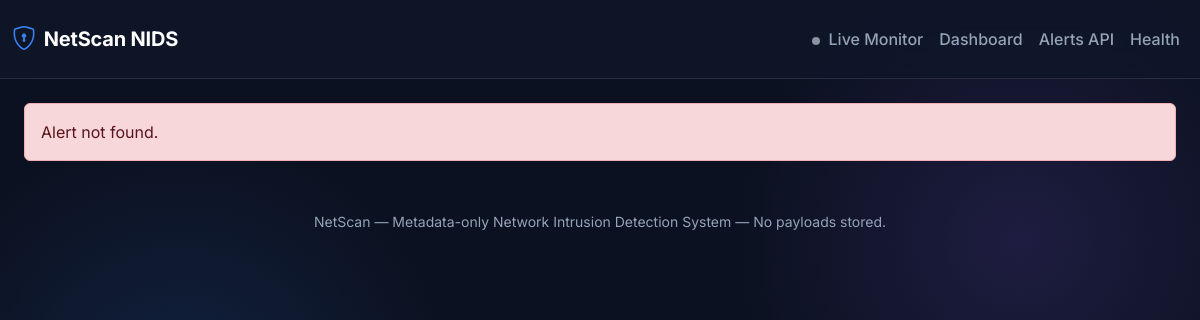
Page /alert/29 on the earlier database version.
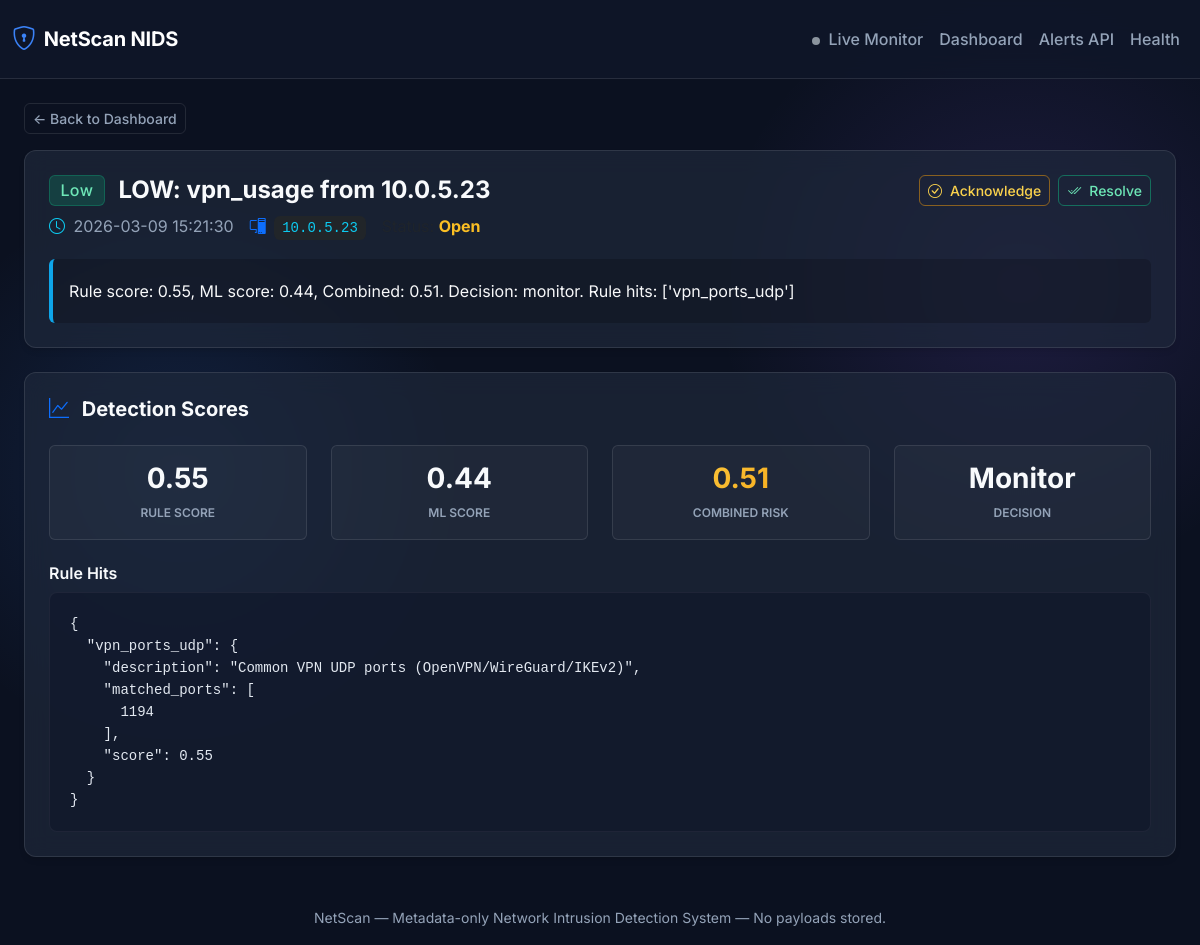
Same page on the later database version.
### app/db/models.py (models this page shows)
class Base(DeclarativeBase):
    pass

class Alert(Base):
    __tablename__ = "alerts"
    id: Mapped[int] = mapped_column(Integer, primary_key=True, autoincrement=True)
    detection_id: Mapped[int | None] = mapped_column(ForeignKey("detections.id"), nullable=True, index=True)
    ai_assessment_id: Mapped[int | None] = mapped_column(
        ForeignKey("ai_assessments.id"), nullable=True, index=True
    )
    src_ip: Mapped[str] = mapped_column(String(64), index=True)
    window_start: Mapped[datetime] = mapped_column(DateTime, index=True)
    window_end: Mapped[datetime] = mapped_column(DateTime, index=True)
    title: Mapped[str] = mapped_column(String(200))
    summary: Mapped[str] = mapped_column(Text)
    severity: Mapped[str] = mapped_column(String(16))
    threat_type: Mapped[str] = mapped_column(String(64))
    status: Mapped[str] = mapped_column(String(16), default="open")  # open|acknowledged|resolved
    created_at: Mapped[datetime] = mapped_column(DateTime, default=datetime.utcnow)
    resolved_at: Mapped[datetime | None] = mapped_column(DateTime, nullable=True)
    detection: Mapped["Detection | None"] = relationship(back_populates="alerts")

class Detection(Base):
    __tablename__ = "detections"
    id: Mapped[int] = mapped_column(Integer, primary_key=True, autoincrement=True)
    feature_id: Mapped[int] = mapped_column(ForeignKey("network_features.id"), index=True)
    src_ip: Mapped[str] = mapped_column(String(64), index=True)
    window_start: Mapped[datetime] = mapped_column(DateTime, index=True)
    window_end: Mapped[datetime] = mapped_column(DateTime, index=True)
    rule_hits: Mapped[dict[str, Any]] = mapped_column(JSON, default=dict)
    rule_score: Mapped[float] = mapped_column(Float, default=0.0)
    ml_score: Mapped[float] = mapped_column(Float, default=0.0)
    combined_risk: Mapped[float] = mapped_column(Float, default=0.0)
    decision: Mapped[str] = mapped_column(String(32), default="allow")  # allow|monitor|block|ai_review
    needs_ai: Mapped[bool] = mapped_column(Boolean, default=False)
    created_at: Mapped[datetime] = mapped_column(DateTime, default=datetime.utcnow)
    feature: Mapped["NetworkFeature"] = relationship(back_populates="detections")
    ai_assessment: Mapped["AIAssessment | None"] = relationship(back_populates="detection")
    alerts: Mapped[list["Alert"]] = relationship(back_populates="detection")

### app/api/routes_dashboard.py (the view)
@router.get("/alert/{alert_id}", response_class=HTMLResponse)
def alert_detail_page(alert_id: int, request: Request, db: Session = Depends(get_db)):
    alert = db.query(Alert).filter(Alert.id == alert_id).first()
    detection = None
    ai = None
    if alert and alert.detection_id:
        detection = db.query(Detection).filter(Detection.id == alert.detection_id).first()
    if alert and alert.ai_assessment_id:
        ai = db.query(AIAssessment).filter(AIAssessment.id == alert.ai_assessment_id).first()
    return templates.TemplateResponse(
        request,
        "alert_detail.html",
        {
            "alert": alert,
            "detection": detection,
            "ai": ai,
        },
    )

### templates/alert_detail.html (shortened to what the changed rows need)
{% extends "base.html" %}
{% block content %}
{% if not alert %}
<div class="alert alert-danger">Alert not found.</div>
{% else %}
<a href="/" class="btn btn-outline-secondary btn-sm mb-3">← Back to Dashboard</a>
<div class="card p-4 mb-4 border-0">
    <div class="d-flex justify-content-between align-items-start mb-3">
        <div>
            <h4 class="fw-bold mb-2">
                <span class="badge badge-{{ alert.severity }} me-2 align-middle fs-6">{{ alert.severity|title }}</span>
                <span class="align-middle">{{ alert.title }}</span>
            </h4>
            <p class="text-secondary mb-1 d-flex align-items-center gap-3">
                <span><i class="bi bi-clock text-info me-1"></i> {{ alert.created_at.strftime('%Y-%m-%d %H:%M:%S')
                    }}</span>
                <span><i class="bi bi-pc-display text-primary me-1"></i> <code
                        class="bg-dark px-2 py-1 rounded text-info">{{ alert.src_ip }}</code></span>
                <span><span class="text-muted">Status:</span>
                    {% if alert.status == 'open' %}
                    <strong class="text-warning">Open</strong>
                    {% elif alert.status == 'acknowledged' %}
                    <strong class="text-info">Acknowledged</strong>
                    {% else %}
                    <strong class="text-success">Resolved</strong>
                    {% endif %}
                </span>
            </p>
        </div>
        <div class="d-flex gap-2">
            {% if alert.status == 'open' %}
            <button class="btn btn-sm btn-outline-warning d-flex align-items-center gap-2"
                onclick="patchStatus({{ alert.id }}, 'acknowledged')">
                <i class="bi bi-check-circle"></i> Acknowledge
            </button>
            <button class="btn btn-sm btn-outline-success d-flex align-items-center gap-2"
                onclick="patchStatus({{ alert.id }}, 'resolved')">
                <i class="bi bi-check2-all"></i> Resolve
            </button>
            {% elif alert.status == 'acknowledged' %}
            <button class="btn btn-sm btn-outline-success d-flex align-items-center gap-2"
                onclick="patchStatus({{ alert.id }}, 'resolved')">
                <i class="bi bi-check2-all"></i> Resolve
            </button>
            {% endif %}
        </div>
    </div>
    <div class="p-3 rounded" style="background: rgba(0,0,0,0.2); border-left: 4px solid var(--accent-info);">
        <p class="mb-0 text-light lh-lg">{{ alert.summary }}</p>
    </div>
</div>
{% if detection %}
<div class="card p-4 mb-4 border-0">
    <h5 class="fw-bold mb-4"><i class="bi bi-graph-up text-primary me-2"></i> Detection Scores</h5>
    <div class="row g-4">
        <div class="col-md-3">
            <div class="p-3 rounded text-center h-100"
                style="background: rgba(255,255,255,0.03); border: 1px solid var(--border-light);">
                <h3 class="mb-1 fw-bold text-gradient-primary">{{ '%.2f'|format(detection.rule_score) }}</h3>
                <small class="text-secondary text-uppercase fw-semibold tracking-wide" style="font-size: 0.75rem;">Rule
                    Score</small>
            </div>
        </div>
        <div class="col-md-3">
            <div class="p-3 rounded text-center h-100"
                style="background: rgba(255,255,255,0.03); border: 1px solid var(--border-light);">
                <h3 class="mb-1 fw-bold text-gradient-primary">{{ '%.2f'|format(detection.ml_score) }}</h3>
                <small class="text-secondary text-uppercase fw-semibold tracking-wide" style="font-size: 0.75rem;">ML
                    Score</small>
            </div>
        </div>
        <div class="col-md-3">
            <div class="p-3 rounded text-center h-100"
                style="background: rgba(255,255,255,0.03); border: 1px solid var(--border-light);">
                <h3 class="mb-1 fw-bold text-gradient-high">{{ '%.2f'|format(detection.combined_risk) }}</h3>
                <small class="text-secondary text-uppercase fw-semibold tracking-wide"
                    style="font-size: 0.75rem;">Combined Risk</small>
            </div>
        </div>
        <div class="col-md-3">
            <div class="p-3 rounded text-center h-100"
                style="background: rgba(255,255,255,0.03); border: 1px solid var(--border-light);">
                <h3 class="mb-1 fw-bold text-gradient-info text-capitalize">{{ detection.decision }}</h3>
                <small class="text-secondary text-uppercase fw-semibold tracking-wide"
                    style="font-size: 0.75rem;">Decision</small>
            </div>
        </div>
    </div>
    {% if detection.rule_hits %}
    <h6 class="mt-4 fw-semibold">Rule Hits</h6>
    <pre class="mb-0"><code>{{ detection.rule_hits | tojson(indent=2) }}</code></pre>
    {% endif %}
</div>
{% endif %}
{% endif %}
{% endblock %}

Differences in the rows shown:
added Alert: severity "Low", title "LOW: vpn_usage from 10.0.5.23", created_at "2026-03-09 15:21:30", src_ip "10.0.5.23", summary "Rule score: 0.55, ML score: 0.44, Combined: 0.51. Decision: monitor. Rule hits: ['vpn_ports_udp']"
added Detection: rule_score "0.55", ml_score "0.44", combined_risk "0.51", decision "Monitor", rule_hits|tojson "{ \"vpn_ports_udp\": { \"description\": \"Common VPN UDP ports (OpenVPN/WireGuard/IKEv2)\", \"matched_ports\": [ 1194 ], \"score\": 0.55 } }"
Other differences:
text no longer shown: "Alert not found."
text now shown: "← Back to Dashboard Open Acknowledge Resolve Detection Scores RULE SCORE ML SCORE COMBINED RISK DECISION Rule Hits"
